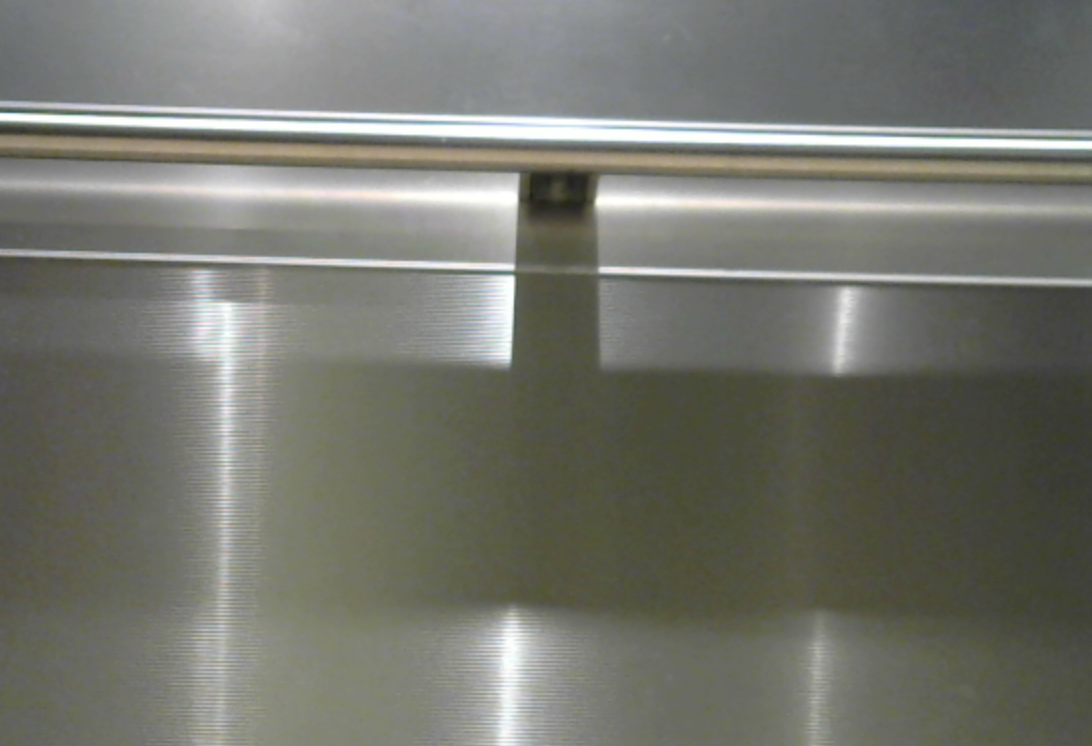
#> input picture elevator_utils/src/elevator_inside_02.png, 1092 x 746 px, found by its file name
$ python tm2.py
#> lines starting #> are read from the running program, lines starting #| are printed output that depends on the picture

import sys
import numpy as np
import time
import cv2
#import imutils

major_ver, minor_ver, subminor_ver = (cv2.__version__).split('.')
print(major_ver, minor_ver, subminor_ver)

def optic_flow(frame1, frame2):
    #ret, frame1 = cap.read()
    prvs = cv2.cvtColor(frame1,cv2.COLOR_BGR2GRAY)
    hsv = np.zeros_like(frame1)
    hsv[...,1] = 255

    #while(1):
    #ret, frame2 = cap.read()
    next = cv2.cvtColor(frame2,cv2.COLOR_BGR2GRAY)

    flow = cv2.calcOpticalFlowFarneback(prvs,next, None, 0.5, 3, 15, 3, 5, 1.2, 0)
    if flow.max() < 5:
        return
    print(flow.shape)
    print(np.argmax(flow))
    print(np.argmin(flow))

    mag, ang = cv2.cartToPolar(flow[...,0], flow[...,1])
    hsv[...,0] = ang*180/np.pi/2
    hsv[...,2] = cv2.normalize(mag,None,0,255,cv2.NORM_MINMAX)
    rgb = cv2.cvtColor(hsv,cv2.COLOR_HSV2BGR)

    cv2.imshow('frame2',rgb)
    k = cv2.waitKey(30) & 0xff
    #if k == 27:
    #    break
    if k == ord('s'):
        cv2.imwrite('opticalfb.png',frame2)
        cv2.imwrite('opticalhsv.png',rgb)
    #prvs = next

MIN_MATCH_COUNT = 10

# [40 lines left out: function fm, not called in this run]
        #matchesMask = None

    #print(mask.shape)

def edge(img):
    #return cv2.Canny(img, 0, 100)
    #return cv2.GaussianBlur(img,(5,5),0)
    #return cv2.equalizeHist(img)
    return img

# [168 lines left out: functions tm, tm_multi, not called in this run]


if __name__ == '__main__':

    # Set up tracker.
    # Instead of MIL, you can also use

    #button = cv2.imread('button.png')[:,:,0]

    # Read video
    video = cv2.VideoCapture(0)


    # # Exit if video not opened.
    # if not video.isOpened():
    #     print("Could not open video")
    #     sys.exit()

    # # Read first frame.
    # for i in range(5):
    #     ok, frame = video.read()
    #     if not ok:
    #         break
    # # #print(np.count_nonzero(np.array(frame[:,:,0]>200)))
    # cv2.imshow("Tracking", frame)

    # # # Define an initial bounding box
    # # bbox = (287, 23, 86, 320)

    # # # Uncomment the line below to select a different bounding box
    # r = cv2.selectROI(frame, False)
    # #button = cv2.cvtColor(frame, cv2.COLOR_BGR2GRAY)
    # button = frame[int(r[1]):int(r[1]+r[3]), int(r[0]):int(r[0]+r[2])]
    button = cv2.imread('elevator_utils/src/elevator_inside_02.png')
#> button is the input picture: shape (746, 1092, 3); mean B, G, R 109.9, 118.2, 116.9
    button = edge(button)
    button = cv2.resize(button, (button.shape[0]//5, button.shape[1]//5 ))
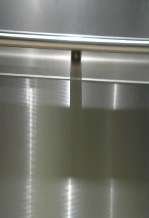
#> button: shape (218, 149, 3); mean B, G, R 109.8, 118.1, 116.8
    cv2.imshow("bbox", button)
    print(button.shape)
#| (218, 149, 3)

    # # Initialize tracker with first frame and bounding box
    # ok = tracker.init(frame, bbox)

    prev_loc = None
    ok, prev_frame = video.read()
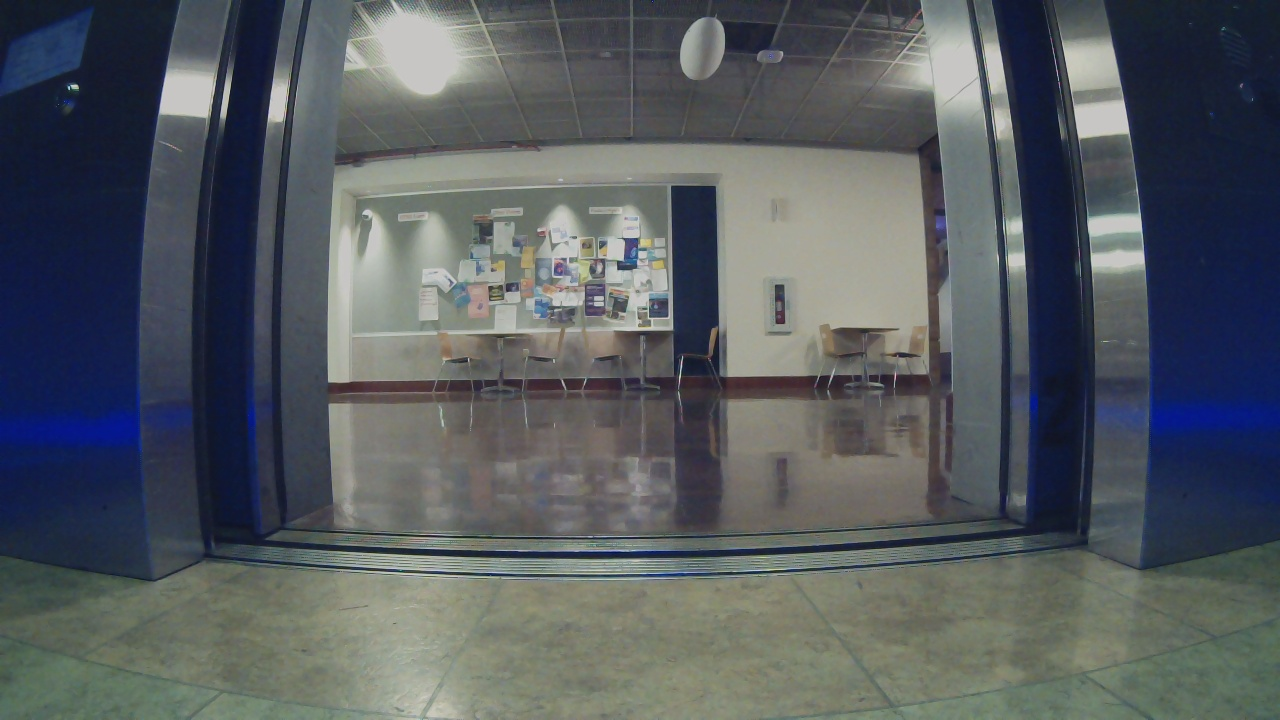
#> input picture elevator_utils/src/2_left.jpg, 1280 x 720 px, given in place of the camera
#> prev_frame is the input picture: shape (720, 1280, 3); mean B, G, R 96.2, 91.7, 86.2
    i=0
    while True:
        # Read a new frame
        ok, frame = video.read()
        if not ok:
            break

        # Start timer
        timer = cv2.getTickCount()

        # Update tracker
        #ok, bbox = tracker.update(frame)

        # Calculate Frames per second (FPS)
        fps = cv2.getTickFrequency() / (cv2.getTickCount() - timer);

        # Draw bounding box
        if ok:
            # Tracking success
            # p1 = (int(bbox[0]), int(bbox[1]))
            # p2 = (int(bbox[0] + bbox[2]), int(bbox[1] + bbox[3]))
            # cv2.rectangle(frame, p1, p2, (255,0,0), 2, 1)
            if i % 20 == 0:
                optic_flow(prev_frame, frame)
#> in optic_flow, `prvs = cv2.cvtColor(frame1,cv2.COLOR_BGR2GRAY)`:
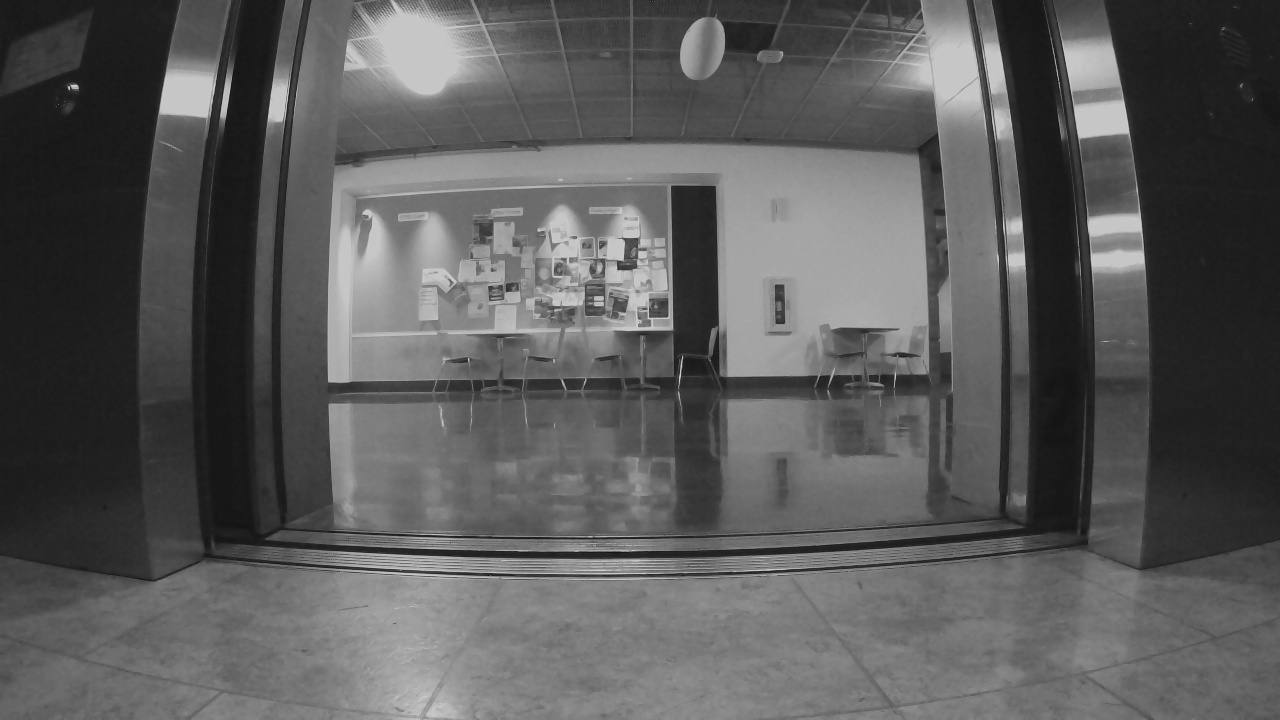
#> prvs: shape (720, 1280); min 18, max 207, mean 90.5
                prev_frame = frame
            i+=1
            # [5 lines of commented-out code are left out]

        else :
            # Tracking failure
            cv2.putText(frame, "Tracking failure detected", (100,80), cv2.FONT_HERSHEY_SIMPLEX, 0.75,(0,0,255),2)

        # Display tracker type on frame
        #cv2.putText(frame, tracker_type + " Tracker", (100,20), cv2.FONT_HERSHEY_SIMPLEX, 0.75, (50,170,50),2);

        # Display FPS on frame
        #cv2.putText(frame, "FPS : " + str(int(fps)), (100,50), cv2.FONT_HERSHEY_SIMPLEX, 0.75, (50,170,50), 2);

        # Display result
        cv2.imshow("Tracking", frame)

        # Exit if ESC pressed
        k = cv2.waitKey(1) & 0xff
#> (key Esc is pressed here)
        if k == 27 : break
